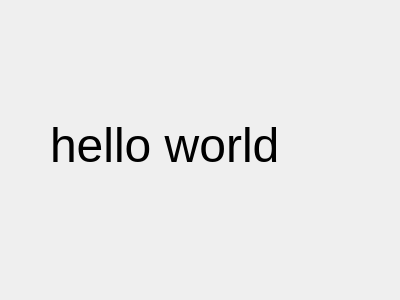
<?xml version="1.0" encoding="UTF-8"?>
<ui version="4.0">
 <class>MyDialog</class>
 <widget class="QDialog" name="MyDialog">
  <property name="geometry">
   <rect>
    <x>0</x>
    <y>0</y>
    <width>400</width>
    <height>300</height>
   </rect>
  </property>
  <property name="windowTitle">
   <string>MyDialog</string>
  </property>
  <widget class="QLabel" name="label">
   <property name="geometry">
    <rect>
     <x>50</x>
     <y>70</y>
     <width>311</width>
     <height>151</height>
    </rect>
   </property>
   <property name="font">
    <font>
     <pointsize>36</pointsize>
    </font>
   </property>
   <property name="text">
    <string>hello world</string>
   </property>
  </widget>
 </widget>
 <layoutdefault spacing="6" margin="11"/>
 <resources/>
 <connections/>
</ui>
